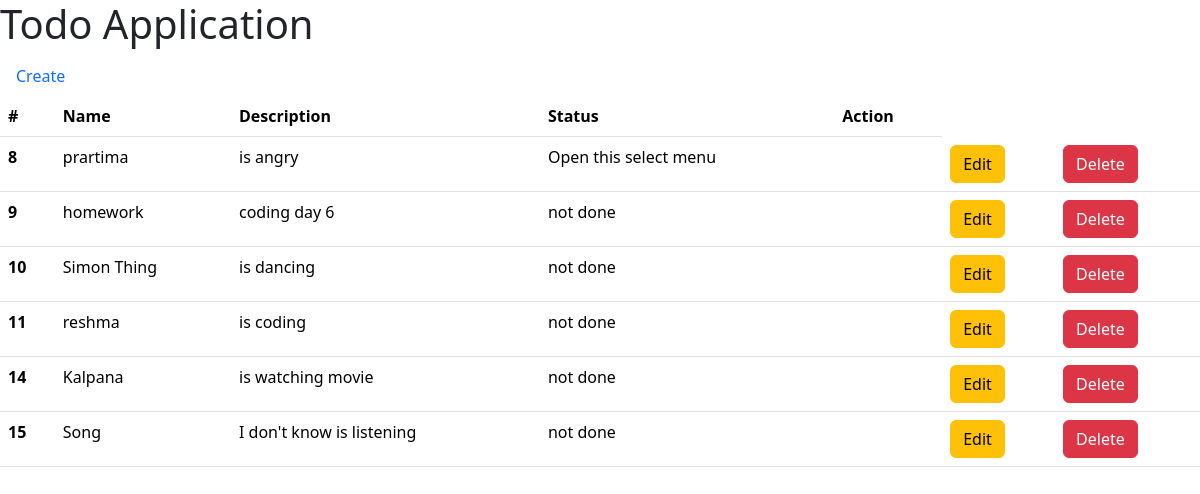
/home/, run on the app's committed database.
### base/models.py (models this page shows)
class Todo(models.Model):
    name=models.CharField(max_length=20)
    description=models.TextField()
    status=models.CharField(max_length=20)

### base/views.py (the view)
# urls.py: 2. Add a URL to urlpatterns:  path('', views.home, name='home')
def home (request):
    todos_obj = Todo.objects.all()
    context ={'todos':todos_obj}
    return render(request,'index.html',context)

### templates/index.html (shortened to what this page needs)
<!DOCTYPE html>
<html lang="en">
<head>
    <link href="https://cdn.jsdelivr.net/npm/bootstrap@5.3.3/dist/css/bootstrap.min.css" rel="stylesheet">
</head>
<body>
    <h1> Todo Application</h1>
    <ul class="nav">
      <li class="nav-item">
        <a class="nav-link" href="{% url 'create' %}">Create</a>
      </li>
       </ul>
    <table class="table">
        <thead>
          <tr>
            <th scope="col">#</th>
            <th scope="col">Name</th>
            <th scope="col">Description</th>
            <th scope="col">Status</th>
            <th scope="col">Action</th>
          </tr>
        </thead>
        <tbody>
          {% for todo in todos %}
          <tr>
            <th scope="row">{{todo.id}}</th>
            <td>{{todo.name}}</td>
            <td>{{todo.description}}</td>
            <td>{{todo.status}}</td>
            <td>{{todo.action}}</td>
            <td><a href="{% url 'edit' pk=todo.id %} "><button type="button" class="btn btn-warning">Edit</button></a></td>
            <td><a href="{% url 'delete' pk=todo.id %}"><button type="button" class="btn btn-danger">Delete</button></a></td>
          </tr>
          {% endfor %}
        </tbody>
      </table>
</body>
</html>

### data on the page
Todo: id "8", name "prartima", description "is angry", status "Open this select menu"
Todo: id "9", name "homework", description "coding day 6", status "not done"
Todo: id "10", name "Simon Thing", description "is dancing", status "not done"
Todo: id "11", name "reshma", description "is coding", status "not done"
Todo: id "14", name "Kalpana", description "is watching movie", status "not done"
Todo: id "15", name "Song", description "I don't know is listening", status "not done"
